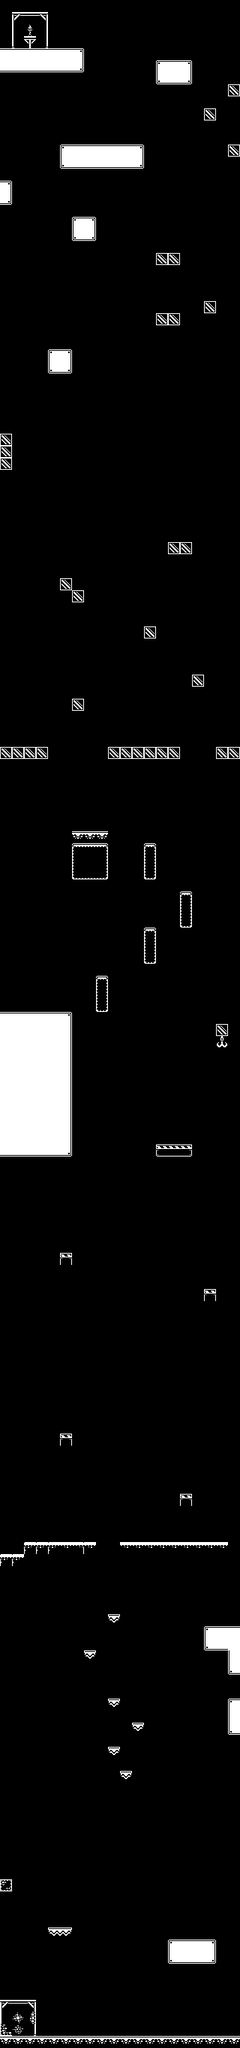

This game map was drawn from its Tiled (.tmx) file and the tilesets committed beside it. A one-line description and the trimmed map source follow:
An orthogonal 20x170 tile map with 16x16 px tiles, 1 tile layer (Ground-n-Platforms) and 7 objects (7x coin).

<map version="1.10" tiledversion="1.10.2" orientation="orthogonal" renderorder="right-down" width="20" height="170" tilewidth="16" tileheight="16" infinite="0" backgroundcolor="#000000" nextlayerid="5" nextobjectid="17">
 <editorsettings>
  <export target="platformer-level-1.tmj" format="json" />
 </editorsettings>
 <tileset firstgid="1" name="monochrome_tilemap_packed" tilewidth="16" tileheight="16" tilecount="400" columns="20">
  <image source="monochrome_tilemap_packed.png" width="320" height="320" />
  <tile id="83">
   <properties>
    <property name="collides" type="bool" value="true" />
   </properties>
  </tile>
 </tileset>
 <layer id="1" name="Ground-n-Platforms" width="20" height="170">
  <data>[3400 cells, 267 non-empty, 49 distinct tile ids]</data>
 </layer>
 <objectgroup id="3" name="Objects">
  <object id="9" name="coin" gid="3" x="121.502" y="2701.34" width="16" height="16" />
  <object id="10" name="coin" gid="3" x="150.339" y="2701.86" width="16" height="16" />
  <object id="11" name="coin" gid="3" x="201.721" y="2701.34" width="16" height="16" />
  <object id="12" name="coin" gid="3" x="236.849" y="2701.34" width="16" height="16" />
  <object id="14" name="coin" gid="3" x="101.055" y="2660.96" width="16" height="16" />
  <object id="15" name="coin" gid="3" x="145.096" y="2663.59" width="16" height="16" />
  <object id="16" name="coin" gid="3" x="206.964" y="2663.06" width="16" height="16" />
 </objectgroup>
</map>
